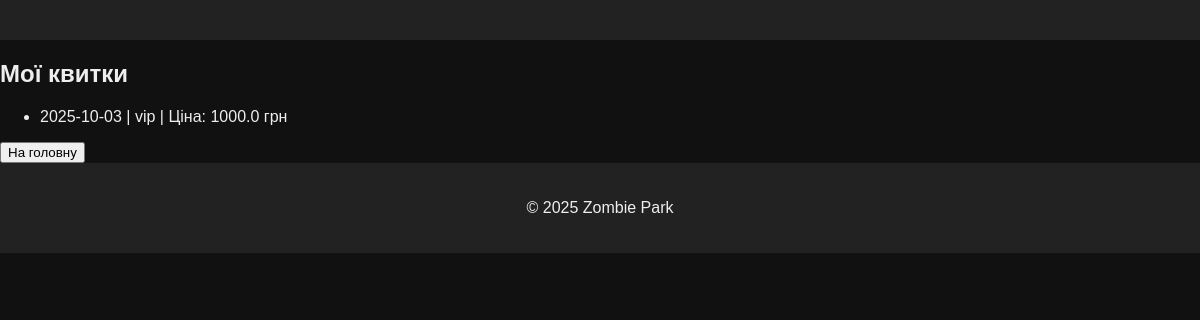
/my_tickets (signed in), run on an earlier commit of the app's database.
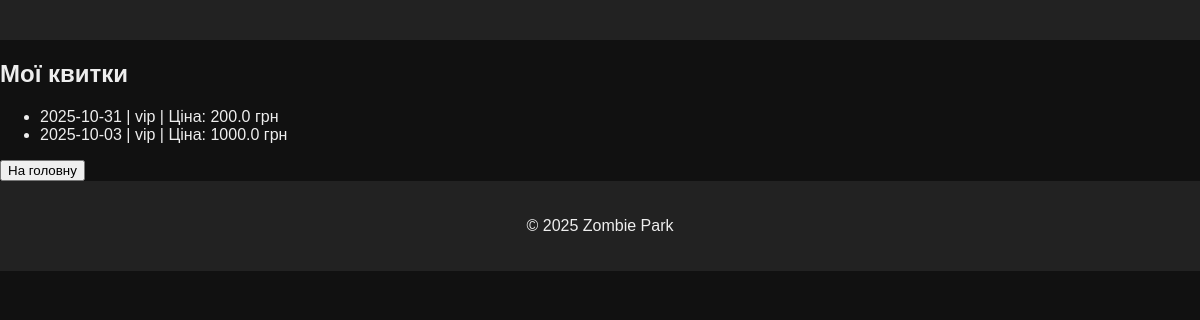
And on a later commit of the database.
### models.py (models this page shows)
class Ticket(db.Model):
    id = db.Column(db.Integer, primary_key=True)
    event_date = db.Column(db.DateTime, nullable=False, default=datetime.utcnow)  # дата відвідування
    ticket_type = db.Column(db.String(50), nullable=False, default="standard")   # тип: standard / vip
    price = db.Column(db.Float, nullable=False, default=0.0)
    created_at = db.Column(db.DateTime, default=datetime.utcnow)
    user_id = db.Column(db.Integer, db.ForeignKey("user.id"), nullable=False)

### app.py (the view)
@app.route("/my_tickets")
@login_required
def my_tickets():
    tickets = Ticket.query.filter_by(user_id=current_user.id).order_by(Ticket.event_date.desc()).all()
    return render_template("my_tickets.html", tickets=tickets)

### app.py (called while the page is built)
@login_manager.user_loader
def load_user(user_id):
    return User.query.get(int(user_id))

### templates/my_tickets.html (shortened to what this page needs)
{% extends "base.html" %}
{% block content %}
<h2>Мої квитки</h2>
{% if tickets %}
    <ul>
        {% for ticket in tickets %}
            <li>{{ ticket.event_date.strftime('%Y-%m-%d') }} | {{ ticket.ticket_type }} | Ціна: {{ ticket.price }} грн</li>
        {% endfor %}
    </ul>
{% else %}
    <p>У вас ще немає заброньованих квитків.</p>
{% endif %}
<a href="{{ url_for('home') }}"><button>На головну</button></a>
{% endblock %}

What changed in the data, as far as the page shows it:
added Ticket: event_date "2025-10-31", ticket_type "vip", price "200.0"
